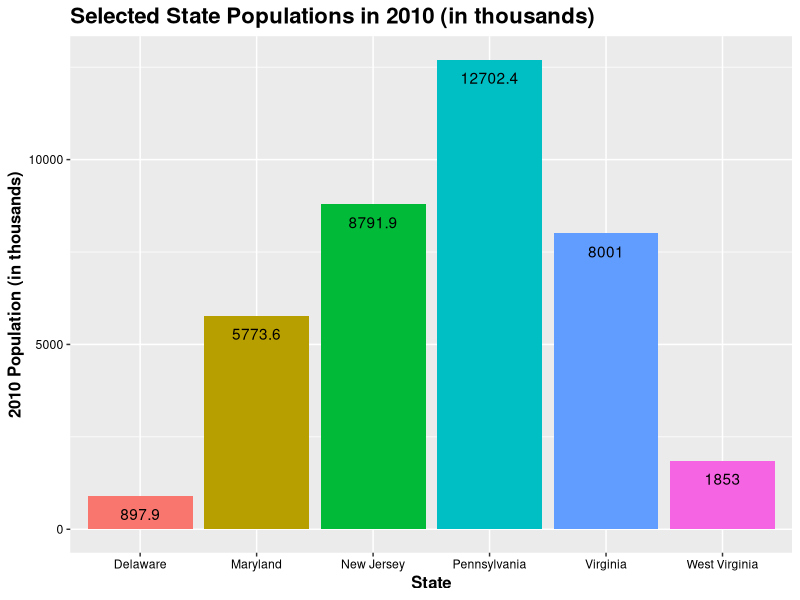

Generate this figure with R:
# This script creates a bar graph using (a subset of) 'census_data.csv'.

# A description of 'census_data.csv' can be found in 'census_data_scrape_and_process.R'.
# To avoid an overwhelming plot, I will be using a subset of 'census_data.csv' consisting of
# observations for 6 states (Delaware, Maryland, New Jersey, Pennsylvania, Virginia, 
# and West Virginia) in 2010.

# Load packages.
library(data.table)
library(ggplot2)

# Load data.
census_data = data.table(read.csv('census_data.csv', header = T, stringsAsFactors = F, check.names = F))

#####
# SUBSET/PROCESS DATA.

  # Specify states of interest.
  states = c('Delaware', 'Maryland', 'New Jersey', 'Pennsylvania', 
             'Virginia', 'West Virginia')
  
  # Create data subset (specified above).
  census_subset = census_data[Name %in% states, .(Name, `2010`)]
  
  # Divide population values by 1000 for easier graph viewing.
  census_subset$`2010` = census_subset$`2010` / 1000

#####  
# Plot data.
ggplot(data = census_subset, aes(x = Name, y = `2010`, fill = Name)) + 
  geom_bar(stat = 'identity') + 
  theme(legend.position = 'none') + 
  geom_text(aes(label = round(`2010`, 1)), 
            vjust = 2) +
  theme(axis.text.x = element_text(color = 'black'), 
        axis.text.y = element_text(color= 'black'),
        axis.title.x = element_text(face = 'bold', 
                                    size = 12),
        axis.title.y = element_text(face = 'bold',
                                    size = 12),
        plot.title = element_text(face = 'bold', 
                                  size = 16)) +
  ggtitle('Selected State Populations in 2010 (in thousands)') + 
  xlab('State') + 
  ylab('2010 Population (in thousands)')
